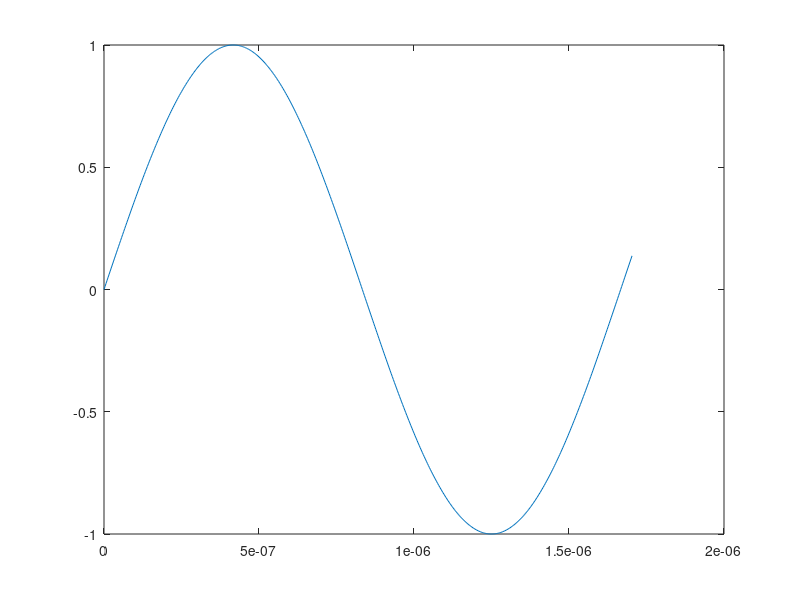

This chart was generated by the following MATLAB code: (Note: this script raises an error after producing the figure.)
 fs = 300e6;
 ts = 1/fs;
 t = 0:ts:(512*ts-ts);
 x = sin(2*pi*0.6e6*t);

 figure(1);
 plot(t,x)

 writematrix(x, "D:\JOYAL\matlab\lut.txt")

%h= hamming(400);

%figure(2);
%plot(h)

%out= h.*x;

%figure(3);
%plot(abs(out))
